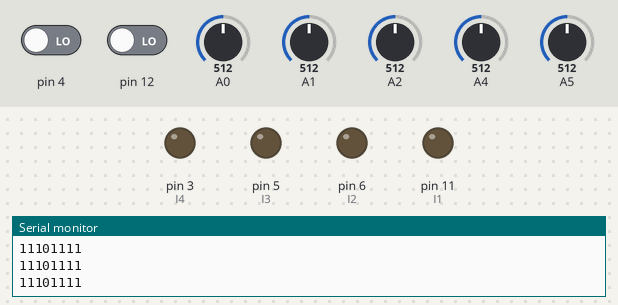
The sketch below on a simulated Arduino Uno, built with avr-gcc and run on an emulated ATmega328P. Parts: output pins drawn as LEDs (lit = HIGH), the last lines printed to the serial monitor. The test bench sets the inputs (shaded band); at power-on: A0 = 512, pin 4 LOW, pin 12 LOW, A1 = 512, A2 = 512, A4 = 512, A5 = 512.

Above: at 1.2 s.
1.3 s: A0 set to 685
2.8 s: A0 set to 712
At 3.2 s:
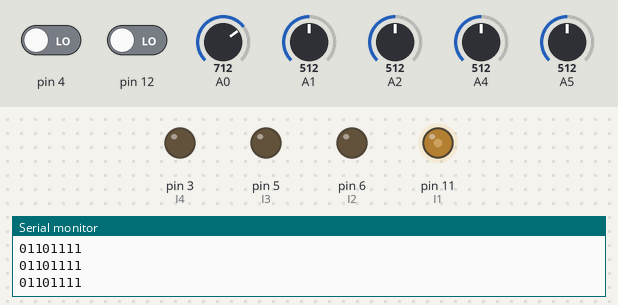
Timing chart, 0 to 5.8 s (numbered marks = the images above; inputs shaded):
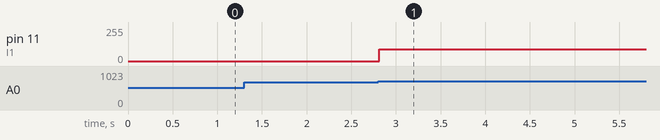

Measured:
- the behaviour switches between 699 and 700 on A0 (found by bisection; images 0 and 1)
- after the input at 2.8 s, pin 11 (I1): 0/255 → 90/255 at once

The sketch:

FAST_FERIOUS.ino
```cpp
#define I1 11
#define I2 6
#define I3 5
#define I4 3
#define niv 700

int sR[8];

int a = 0;

int PWM_Right, PWM_Left;

void setup() {
  Serial.begin(9600);
  pinMode(I1, OUTPUT); //Left Motor Pin 1
  pinMode(I2, OUTPUT); //Left Motor Pin 2
  pinMode(I3, OUTPUT); //Right Motor Pin 1
  pinMode(I4, OUTPUT); //Right Motor Pin 2
  /*pinMode(E1, OUTPUT);
  pinMode(E2, OUTPUT); */
}

void loop() {
  lineFollow();
  /*
  analogWrite(I1,0);
  analogWrite(I2,120);
  analogWrite(I3,0);
  analogWrite(I4,120);
  */
}
#define LEFT 111
#define RIGHT 222
int dir = LEFT;
void lineFollow() {
    readSensor();
    if (!sR[0] && !sR[1] && !sR[2] && !sR[4] && !sR[5] && !sR[6] && !sR[7]){
      if (dir==LEFT){
        PWM_Right = 80;
        PWM_Left = -80;
      }else if (dir==RIGHT){
        PWM_Right = -60;
        PWM_Left = 80;
      }
      /*
    }else if((sR[0] && !sR[1] && !sR[2] && !sR[4] && !sR[5] && !sR[6] && !sR[7])
    || (sR[0] && sR[1] && !sR[2] && !sR[4] && !sR[5] && !sR[6] && !sR[7])
    || (sR[0] && sR[1] && sR[2]  && sR[4] && sR[5] && sR[6] && !sR[7])
    || (sR[0] && sR[1] && sR[2]  && sR[4] && sR[5] && !sR[6] && !sR[7])
    || (sR[0] && sR[1] && sR[2]  && sR[4] && !sR[5] && !sR[6] && !sR[7])){
    */
    } else if (sR[0] && !sR[7]){
        PWM_Right = 90;
        PWM_Left = 0;
        dir = LEFT;
    }else if (!sR[0] && sR[7]){
        PWM_Right = 0;
        PWM_Left = 90;
        dir = RIGHT;
    } else if(sR[0] && sR[1] && sR[2]  && !sR[4] && !sR[5] && !sR[6] && !sR[7]){
      PWM_Right = 110;
      PWM_Left = 70;
    }else if(!sR[0] && sR[1] && sR[2] && !sR[4] && !sR[5] && !sR[6] && !sR[7]){
      PWM_Right = 110;
      PWM_Left = 90;
    }else if((!sR[0] && !sR[1] && sR[2] && sR[4] && !sR[5] && !sR[6] && !sR[7])
    ||(!sR[0] && !sR[1] && !sR[2] && sR[4] && sR[5] && !sR[6] && !sR[7])){
        PWM_Right = 120;
        PWM_Left = 120;
    }else if(!sR[0] && !sR[1] && !sR[2]  && sR[4] && sR[5] && sR[6] && !sR[7]){
      PWM_Right = 90;
      PWM_Left = 110;
    }else if(!sR[0] && !sR[1] && !sR[2]  && !sR[4] && sR[5] && sR[6] && sR[7]){
      PWM_Right = 70;
      PWM_Left = 110;
      /*
    }else if((!sR[0] && !sR[1] && !sR[2]  && !sR[4] && !sR[5] && !sR[6] && sR[7])
    || (!sR[0] && !sR[1] && !sR[2]  && !sR[4] && !sR[5] && sR[6] && sR[7])
    || (!sR[0] && sR[1] && sR[2] && sR[4] && sR[5] && sR[6] && sR[7])
    || (!sR[0] && !sR[1] && sR[2] && sR[4] && sR[5] && sR[6] && sR[7])
    || (!sR[0] && !sR[1] && !sR[2] && sR[4] && sR[5] && sR[6] && sR[7])){*/
    }
    /*
    digitalWrite(I1,PWM_Right>-1?LOW:HIGH);
    digitalWrite(I2,PWM_Right<0?LOW:HIGH);
    digitalWrite(I3,PWM_Left<0?LOW:HIGH);
    digitalWrite(I4,PWM_Left>-1?LOW:HIGH);
    analogWrite(E1,abs(PWM_Right));
    analogWrite(E2,abs(PWM_Left>0?PWM_Left-15:PWM_Left));*/
    analogWrite(I1,PWM_Left>-1?PWM_Left:0);
    analogWrite(I2,PWM_Left<0?abs(PWM_Left):0);
    analogWrite(I3,PWM_Right>-1?PWM_Right:0);
    analogWrite(I4,PWM_Right<0?abs(PWM_Right):0);
    /*if ((!sR[0] && !sR[1] && !sR[2]  && !sR[4] && !sR[5] && !sR[6] && sR[7])
    || (sR[0] && !sR[1] && !sR[2]  && !sR[4] && !sR[5] && !sR[6] && !sR[7])){
      delay(100);
    }*/
}

void readSensor() {
  sR[0] = analogRead(A0) < niv ? 1 : 0;
  sR[1] = analogRead(A1) < niv ? 1 : 0;
  sR[2] = analogRead(A2) < niv ? 1 : 0;
  //sR[3] = analogRead(A3) < niv ? 1 : 0;
  sR[4] = analogRead(A4) < niv ? 1 : 0;
  sR[5] = analogRead(A5) < niv ? 1 : 0;
  sR[6] = 1-digitalRead(4);
  sR[7] = 1-digitalRead(12);

    int i;

  //Serial.print("\t\t");
  for(i = 0;i<8;i++){
    Serial.print(sR[i]);
  }
  //Serial.print("   ");
  //Serial.print(a);
  Serial.println();

}
```
